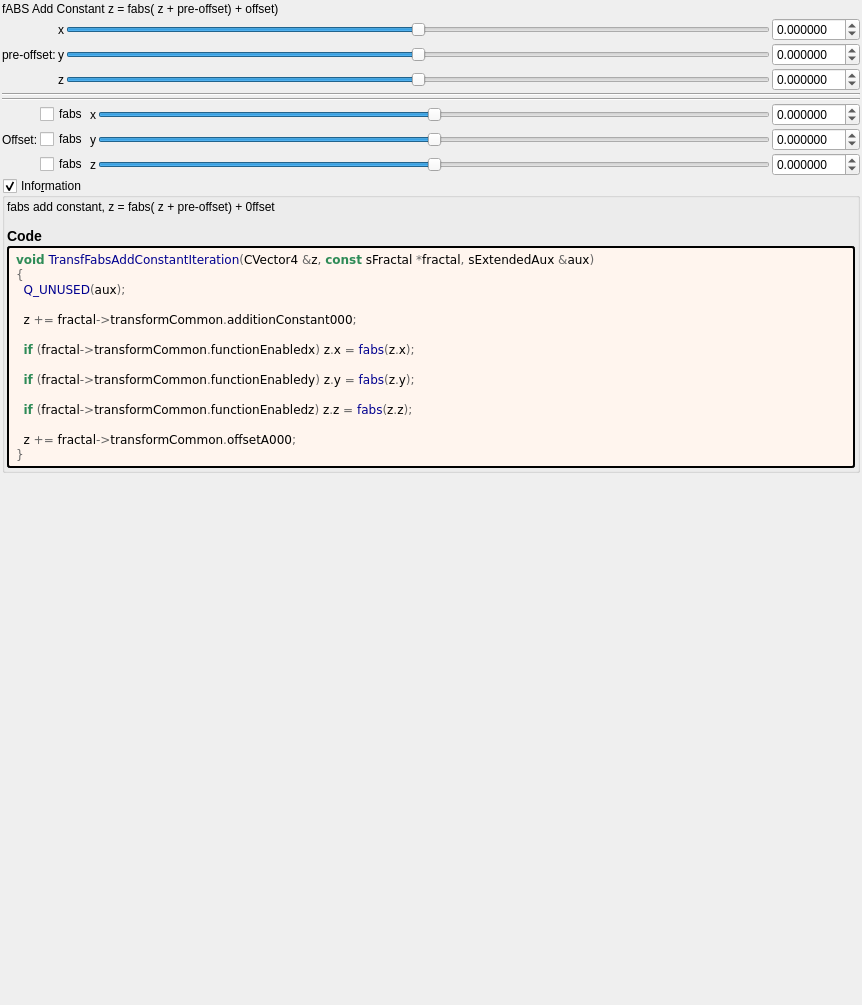
<?xml version="1.0" encoding="UTF-8"?>
<ui version="4.0">
 <class>transf_fabs_add_constant</class>
 <widget class="QWidget" name="Form">
  <property name="geometry">
   <rect>
    <x>0</x>
    <y>0</y>
    <width>862</width>
    <height>1005</height>
   </rect>
  </property>
  <property name="windowTitle">
   <string notr="true">transf_fabs_add_constant</string>
  </property>
  <layout class="QVBoxLayout" name="verticalLayout">
   <property name="spacing">
    <number>2</number>
   </property>
   <property name="leftMargin">
    <number>2</number>
   </property>
   <property name="topMargin">
    <number>2</number>
   </property>
   <property name="rightMargin">
    <number>2</number>
   </property>
   <property name="bottomMargin">
    <number>2</number>
   </property>
   <item>
    <widget class="QLabel" name="label_26">
     <property name="text">
      <string>fABS Add Constant z = fabs( z + pre-offset) + offset)</string>
     </property>
    </widget>
   </item>
   <item>
    <layout class="QGridLayout" name="gridLayout_4">
     <property name="spacing">
      <number>2</number>
     </property>
     <item row="1" column="0">
      <widget class="QLabel" name="label_23">
       <property name="text">
        <string>pre-offset:</string>
       </property>
      </widget>
     </item>
     <item row="0" column="4">
      <widget class="MyDoubleSpinBox" name="spinbox3_transf_addition_constant_x">
       <property name="enabled">
        <bool>true</bool>
       </property>
       <property name="sizePolicy">
        <sizepolicy hsizetype="Minimum" vsizetype="Maximum">
         <horstretch>0</horstretch>
         <verstretch>0</verstretch>
        </sizepolicy>
       </property>
       <property name="prefix">
        <string/>
       </property>
       <property name="decimals">
        <number>6</number>
       </property>
       <property name="minimum">
        <double>-99.989999999999995</double>
       </property>
       <property name="singleStep">
        <double>0.100000000000000</double>
       </property>
      </widget>
     </item>
     <item row="2" column="2">
      <widget class="QLabel" name="label_24">
       <property name="text">
        <string notr="true">z</string>
       </property>
      </widget>
     </item>
     <item row="2" column="3">
      <widget class="QSlider" name="slider3_transf_addition_constant_z">
       <property name="enabled">
        <bool>true</bool>
       </property>
       <property name="sizePolicy">
        <sizepolicy hsizetype="Expanding" vsizetype="Maximum">
         <horstretch>0</horstretch>
         <verstretch>0</verstretch>
        </sizepolicy>
       </property>
       <property name="minimum">
        <number>-5000000</number>
       </property>
       <property name="maximum">
        <number>5000000</number>
       </property>
       <property name="orientation">
        <enum>Qt::Horizontal</enum>
       </property>
      </widget>
     </item>
     <item row="0" column="3">
      <widget class="QSlider" name="slider3_transf_addition_constant_x">
       <property name="enabled">
        <bool>true</bool>
       </property>
       <property name="sizePolicy">
        <sizepolicy hsizetype="Expanding" vsizetype="Maximum">
         <horstretch>0</horstretch>
         <verstretch>0</verstretch>
        </sizepolicy>
       </property>
       <property name="minimum">
        <number>-5000000</number>
       </property>
       <property name="maximum">
        <number>5000000</number>
       </property>
       <property name="value">
        <number>0</number>
       </property>
       <property name="sliderPosition">
        <number>0</number>
       </property>
       <property name="orientation">
        <enum>Qt::Horizontal</enum>
       </property>
      </widget>
     </item>
     <item row="2" column="4">
      <widget class="MyDoubleSpinBox" name="spinbox3_transf_addition_constant_z">
       <property name="enabled">
        <bool>true</bool>
       </property>
       <property name="sizePolicy">
        <sizepolicy hsizetype="Minimum" vsizetype="Maximum">
         <horstretch>0</horstretch>
         <verstretch>0</verstretch>
        </sizepolicy>
       </property>
       <property name="decimals">
        <number>6</number>
       </property>
       <property name="minimum">
        <double>-99.989999999999995</double>
       </property>
       <property name="maximum">
        <double>99.989999999999995</double>
       </property>
       <property name="singleStep">
        <double>0.100000000000000</double>
       </property>
      </widget>
     </item>
     <item row="1" column="3">
      <widget class="QSlider" name="slider3_transf_addition_constant_y">
       <property name="enabled">
        <bool>true</bool>
       </property>
       <property name="sizePolicy">
        <sizepolicy hsizetype="Expanding" vsizetype="Maximum">
         <horstretch>0</horstretch>
         <verstretch>0</verstretch>
        </sizepolicy>
       </property>
       <property name="minimum">
        <number>-5000000</number>
       </property>
       <property name="maximum">
        <number>5000000</number>
       </property>
       <property name="orientation">
        <enum>Qt::Horizontal</enum>
       </property>
      </widget>
     </item>
     <item row="1" column="4">
      <widget class="MyDoubleSpinBox" name="spinbox3_transf_addition_constant_y">
       <property name="enabled">
        <bool>true</bool>
       </property>
       <property name="sizePolicy">
        <sizepolicy hsizetype="Minimum" vsizetype="Maximum">
         <horstretch>0</horstretch>
         <verstretch>0</verstretch>
        </sizepolicy>
       </property>
       <property name="decimals">
        <number>6</number>
       </property>
       <property name="minimum">
        <double>-99.989999999999995</double>
       </property>
       <property name="maximum">
        <double>99.989999999999995</double>
       </property>
       <property name="singleStep">
        <double>0.100000000000000</double>
       </property>
      </widget>
     </item>
     <item row="0" column="2">
      <widget class="QLabel" name="label_22">
       <property name="text">
        <string notr="true">x</string>
       </property>
      </widget>
     </item>
     <item row="1" column="2">
      <widget class="QLabel" name="label_25">
       <property name="text">
        <string notr="true">y</string>
       </property>
      </widget>
     </item>
    </layout>
   </item>
   <item>
    <widget class="Line" name="line_6">
     <property name="orientation">
      <enum>Qt::Horizontal</enum>
     </property>
    </widget>
   </item>
   <item>
    <layout class="QGridLayout" name="gridLayout_63">
     <property name="spacing">
      <number>2</number>
     </property>
     <item row="2" column="0">
      <widget class="QLabel" name="label_259">
       <property name="text">
        <string>Offset:</string>
       </property>
      </widget>
     </item>
     <item row="3" column="3">
      <widget class="QSlider" name="slider3_transf_offsetA_000_z">
       <property name="sizePolicy">
        <sizepolicy hsizetype="Expanding" vsizetype="Maximum">
         <horstretch>0</horstretch>
         <verstretch>0</verstretch>
        </sizepolicy>
       </property>
       <property name="minimum">
        <number>-5000000</number>
       </property>
       <property name="maximum">
        <number>5000000</number>
       </property>
       <property name="singleStep">
        <number>1</number>
       </property>
       <property name="orientation">
        <enum>Qt::Horizontal</enum>
       </property>
      </widget>
     </item>
     <item row="2" column="4">
      <widget class="MyDoubleSpinBox" name="spinbox3_transf_offsetA_000_y">
       <property name="sizePolicy">
        <sizepolicy hsizetype="Minimum" vsizetype="Maximum">
         <horstretch>0</horstretch>
         <verstretch>0</verstretch>
        </sizepolicy>
       </property>
       <property name="prefix">
        <string/>
       </property>
       <property name="suffix">
        <string/>
       </property>
       <property name="decimals">
        <number>6</number>
       </property>
       <property name="minimum">
        <double>-99.989999999999995</double>
       </property>
       <property name="maximum">
        <double>99.989999999999995</double>
       </property>
       <property name="singleStep">
        <double>0.100000000000000</double>
       </property>
      </widget>
     </item>
     <item row="0" column="0" colspan="5">
      <widget class="Line" name="line_53">
       <property name="orientation">
        <enum>Qt::Horizontal</enum>
       </property>
      </widget>
     </item>
     <item row="1" column="4">
      <widget class="MyDoubleSpinBox" name="spinbox3_transf_offsetA_000_x">
       <property name="sizePolicy">
        <sizepolicy hsizetype="Minimum" vsizetype="Maximum">
         <horstretch>0</horstretch>
         <verstretch>0</verstretch>
        </sizepolicy>
       </property>
       <property name="prefix">
        <string/>
       </property>
       <property name="suffix">
        <string/>
       </property>
       <property name="decimals">
        <number>6</number>
       </property>
       <property name="minimum">
        <double>-99.989999999999995</double>
       </property>
       <property name="maximum">
        <double>99.989999999999995</double>
       </property>
       <property name="singleStep">
        <double>0.100000000000000</double>
       </property>
      </widget>
     </item>
     <item row="1" column="2">
      <widget class="QLabel" name="label_118">
       <property name="sizePolicy">
        <sizepolicy hsizetype="Preferred" vsizetype="Preferred">
         <horstretch>0</horstretch>
         <verstretch>0</verstretch>
        </sizepolicy>
       </property>
       <property name="text">
        <string notr="true">x</string>
       </property>
       <property name="alignment">
        <set>Qt::AlignRight|Qt::AlignTrailing|Qt::AlignVCenter</set>
       </property>
      </widget>
     </item>
     <item row="3" column="2">
      <widget class="QLabel" name="label_125">
       <property name="sizePolicy">
        <sizepolicy hsizetype="Preferred" vsizetype="Preferred">
         <horstretch>0</horstretch>
         <verstretch>0</verstretch>
        </sizepolicy>
       </property>
       <property name="text">
        <string notr="true">z</string>
       </property>
       <property name="alignment">
        <set>Qt::AlignRight|Qt::AlignTrailing|Qt::AlignVCenter</set>
       </property>
      </widget>
     </item>
     <item row="1" column="3">
      <widget class="QSlider" name="slider3_transf_offsetA_000_x">
       <property name="sizePolicy">
        <sizepolicy hsizetype="Preferred" vsizetype="Preferred">
         <horstretch>0</horstretch>
         <verstretch>0</verstretch>
        </sizepolicy>
       </property>
       <property name="minimum">
        <number>-5000000</number>
       </property>
       <property name="maximum">
        <number>5000000</number>
       </property>
       <property name="singleStep">
        <number>1</number>
       </property>
       <property name="orientation">
        <enum>Qt::Horizontal</enum>
       </property>
      </widget>
     </item>
     <item row="2" column="3">
      <widget class="QSlider" name="slider3_transf_offsetA_000_y">
       <property name="sizePolicy">
        <sizepolicy hsizetype="Expanding" vsizetype="Maximum">
         <horstretch>0</horstretch>
         <verstretch>0</verstretch>
        </sizepolicy>
       </property>
       <property name="minimum">
        <number>-5000000</number>
       </property>
       <property name="maximum">
        <number>5000000</number>
       </property>
       <property name="singleStep">
        <number>1</number>
       </property>
       <property name="orientation">
        <enum>Qt::Horizontal</enum>
       </property>
      </widget>
     </item>
     <item row="3" column="4">
      <widget class="MyDoubleSpinBox" name="spinbox3_transf_offsetA_000_z">
       <property name="sizePolicy">
        <sizepolicy hsizetype="Minimum" vsizetype="Maximum">
         <horstretch>0</horstretch>
         <verstretch>0</verstretch>
        </sizepolicy>
       </property>
       <property name="prefix">
        <string/>
       </property>
       <property name="suffix">
        <string/>
       </property>
       <property name="decimals">
        <number>6</number>
       </property>
       <property name="minimum">
        <double>-99.989999999999995</double>
       </property>
       <property name="maximum">
        <double>99.989999999999995</double>
       </property>
       <property name="singleStep">
        <double>0.100000000000000</double>
       </property>
      </widget>
     </item>
     <item row="2" column="2">
      <widget class="QLabel" name="label_119">
       <property name="sizePolicy">
        <sizepolicy hsizetype="Preferred" vsizetype="Preferred">
         <horstretch>0</horstretch>
         <verstretch>0</verstretch>
        </sizepolicy>
       </property>
       <property name="text">
        <string notr="true">y</string>
       </property>
       <property name="alignment">
        <set>Qt::AlignRight|Qt::AlignTrailing|Qt::AlignVCenter</set>
       </property>
      </widget>
     </item>
     <item row="1" column="1">
      <widget class="QCheckBox" name="checkBox_transf_function_enabledx">
       <property name="text">
        <string notr="true">fabs</string>
       </property>
      </widget>
     </item>
     <item row="2" column="1">
      <widget class="QCheckBox" name="checkBox_transf_function_enabledy">
       <property name="text">
        <string notr="true">fabs</string>
       </property>
      </widget>
     </item>
     <item row="3" column="1">
      <widget class="QCheckBox" name="checkBox_transf_function_enabledz">
       <property name="text">
        <string notr="true">fabs</string>
       </property>
      </widget>
     </item>
    </layout>
   </item>
   <item>
    <widget class="MyGroupBox" name="groupCheck_info">
     <property name="title">
      <string>Info&amp;rmation</string>
     </property>
     <property name="flat">
      <bool>false</bool>
     </property>
     <property name="checkable">
      <bool>true</bool>
     </property>
     <layout class="QVBoxLayout" name="verticalLayout_2">
      <property name="spacing">
       <number>2</number>
      </property>
      <property name="leftMargin">
       <number>2</number>
      </property>
      <property name="topMargin">
       <number>2</number>
      </property>
      <property name="rightMargin">
       <number>2</number>
      </property>
      <property name="bottomMargin">
       <number>2</number>
      </property>
      <item>
       <widget class="QLabel" name="label_information_general">
        <property name="text">
         <string notr="true">&lt;p&gt;fabs add  constant,  z = fabs( z + pre-offset) + 0ffset&lt;/p&gt;&lt;table&gt;
&lt;/table&gt;
&lt;h3&gt;Code&lt;/h3&gt;</string>
        </property>
        <property name="wordWrap">
         <bool>true</bool>
        </property>
        <property name="openExternalLinks">
         <bool>true</bool>
        </property>
        <property name="textInteractionFlags">
         <set>Qt::LinksAccessibleByMouse|Qt::TextSelectableByMouse</set>
        </property>
       </widget>
      </item>
      <item>
       <widget class="QLabel" name="label_code_content">
        <property name="styleSheet">
         <string notr="true">border-style: outset; border-width: 2px; border-radius: 3px; border-color: black; background-color: #fff5ee; padding: 4px;</string>
        </property>
        <property name="text">
         <string notr="true">&lt;body style=&quot;background-color:#fff5ee&quot;&gt;
&lt;pre style=&quot;color:#000000; background-color:#fff5ee;  font-family:'Courier New',monospace;&quot;&gt;&lt;span style=&quot;color:#2e8b57; font-weight:bold&quot;&gt;void&lt;/span&gt; &lt;span style=&quot;color:#00008f&quot;&gt;TransfFabsAddConstantIteration&lt;/span&gt;&lt;span style=&quot;color:#676767&quot;&gt;(&lt;/span&gt;CVector4 &lt;span style=&quot;color:#676767&quot;&gt;&amp;amp;&lt;/span&gt;z&lt;span style=&quot;color:#676767&quot;&gt;,&lt;/span&gt; &lt;span style=&quot;color:#2e8b57; font-weight:bold&quot;&gt;const&lt;/span&gt; sFractal &lt;span style=&quot;color:#676767&quot;&gt;*&lt;/span&gt;fractal&lt;span style=&quot;color:#676767&quot;&gt;,&lt;/span&gt; sExtendedAux &lt;span style=&quot;color:#676767&quot;&gt;&amp;amp;&lt;/span&gt;aux&lt;span style=&quot;color:#676767&quot;&gt;)&lt;/span&gt;
&lt;span style=&quot;color:#676767&quot;&gt;{&lt;/span&gt;
  &lt;span style=&quot;color:#00008f&quot;&gt;Q_UNUSED&lt;/span&gt;&lt;span style=&quot;color:#676767&quot;&gt;(&lt;/span&gt;aux&lt;span style=&quot;color:#676767&quot;&gt;);&lt;/span&gt;

  z &lt;span style=&quot;color:#676767&quot;&gt;+=&lt;/span&gt; fractal&lt;span style=&quot;color:#676767&quot;&gt;-&amp;gt;&lt;/span&gt;transformCommon&lt;span style=&quot;color:#676767&quot;&gt;.&lt;/span&gt;additionConstant000&lt;span style=&quot;color:#676767&quot;&gt;;&lt;/span&gt;

  &lt;span style=&quot;color:#2e8b57; font-weight:bold&quot;&gt;if&lt;/span&gt; &lt;span style=&quot;color:#676767&quot;&gt;(&lt;/span&gt;fractal&lt;span style=&quot;color:#676767&quot;&gt;-&amp;gt;&lt;/span&gt;transformCommon&lt;span style=&quot;color:#676767&quot;&gt;.&lt;/span&gt;functionEnabledx&lt;span style=&quot;color:#676767&quot;&gt;)&lt;/span&gt; z&lt;span style=&quot;color:#676767&quot;&gt;.&lt;/span&gt;x &lt;span style=&quot;color:#676767&quot;&gt;=&lt;/span&gt; &lt;span style=&quot;color:#00008f&quot;&gt;fabs&lt;/span&gt;&lt;span style=&quot;color:#676767&quot;&gt;(&lt;/span&gt;z&lt;span style=&quot;color:#676767&quot;&gt;.&lt;/span&gt;x&lt;span style=&quot;color:#676767&quot;&gt;);&lt;/span&gt;

  &lt;span style=&quot;color:#2e8b57; font-weight:bold&quot;&gt;if&lt;/span&gt; &lt;span style=&quot;color:#676767&quot;&gt;(&lt;/span&gt;fractal&lt;span style=&quot;color:#676767&quot;&gt;-&amp;gt;&lt;/span&gt;transformCommon&lt;span style=&quot;color:#676767&quot;&gt;.&lt;/span&gt;functionEnabledy&lt;span style=&quot;color:#676767&quot;&gt;)&lt;/span&gt; z&lt;span style=&quot;color:#676767&quot;&gt;.&lt;/span&gt;y &lt;span style=&quot;color:#676767&quot;&gt;=&lt;/span&gt; &lt;span style=&quot;color:#00008f&quot;&gt;fabs&lt;/span&gt;&lt;span style=&quot;color:#676767&quot;&gt;(&lt;/span&gt;z&lt;span style=&quot;color:#676767&quot;&gt;.&lt;/span&gt;y&lt;span style=&quot;color:#676767&quot;&gt;);&lt;/span&gt;

  &lt;span style=&quot;color:#2e8b57; font-weight:bold&quot;&gt;if&lt;/span&gt; &lt;span style=&quot;color:#676767&quot;&gt;(&lt;/span&gt;fractal&lt;span style=&quot;color:#676767&quot;&gt;-&amp;gt;&lt;/span&gt;transformCommon&lt;span style=&quot;color:#676767&quot;&gt;.&lt;/span&gt;functionEnabledz&lt;span style=&quot;color:#676767&quot;&gt;)&lt;/span&gt; z&lt;span style=&quot;color:#676767&quot;&gt;.&lt;/span&gt;z &lt;span style=&quot;color:#676767&quot;&gt;=&lt;/span&gt; &lt;span style=&quot;color:#00008f&quot;&gt;fabs&lt;/span&gt;&lt;span style=&quot;color:#676767&quot;&gt;(&lt;/span&gt;z&lt;span style=&quot;color:#676767&quot;&gt;.&lt;/span&gt;z&lt;span style=&quot;color:#676767&quot;&gt;);&lt;/span&gt;

  z &lt;span style=&quot;color:#676767&quot;&gt;+=&lt;/span&gt; fractal&lt;span style=&quot;color:#676767&quot;&gt;-&amp;gt;&lt;/span&gt;transformCommon&lt;span style=&quot;color:#676767&quot;&gt;.&lt;/span&gt;offsetA000&lt;span style=&quot;color:#676767&quot;&gt;;&lt;/span&gt;
&lt;span style=&quot;color:#676767&quot;&gt;}&lt;/span&gt;
&lt;/pre&gt;
&lt;/body&gt;</string>
        </property>
        <property name="wordWrap">
         <bool>true</bool>
        </property>
        <property name="openExternalLinks">
         <bool>true</bool>
        </property>
        <property name="textInteractionFlags">
         <set>Qt::LinksAccessibleByMouse|Qt::TextSelectableByMouse</set>
        </property>
       </widget>
      </item>
     </layout>
    </widget>
   </item>
   <item>
    <spacer name="verticalSpacer">
     <property name="orientation">
      <enum>Qt::Vertical</enum>
     </property>
     <property name="sizeHint" stdset="0">
      <size>
       <width>20</width>
       <height>40</height>
      </size>
     </property>
    </spacer>
   </item>
  </layout>
 </widget>
 <customwidgets>
  <customwidget>
   <class>MyGroupBox</class>
   <extends>QGroupBox</extends>
   <header>my_group_box.h</header>
   <container>1</container>
  </customwidget>
  <customwidget>
   <class>MyDoubleSpinBox</class>
   <extends>QDoubleSpinBox</extends>
   <header>my_double_spin_box.h</header>
  </customwidget>
 </customwidgets>
 <tabstops>
  <tabstop>slider3_transf_addition_constant_x</tabstop>
  <tabstop>spinbox3_transf_addition_constant_x</tabstop>
  <tabstop>slider3_transf_addition_constant_y</tabstop>
  <tabstop>spinbox3_transf_addition_constant_y</tabstop>
  <tabstop>slider3_transf_addition_constant_z</tabstop>
  <tabstop>spinbox3_transf_addition_constant_z</tabstop>
  <tabstop>slider3_transf_offsetA_000_x</tabstop>
  <tabstop>spinbox3_transf_offsetA_000_x</tabstop>
  <tabstop>slider3_transf_offsetA_000_y</tabstop>
  <tabstop>spinbox3_transf_offsetA_000_y</tabstop>
  <tabstop>slider3_transf_offsetA_000_z</tabstop>
  <tabstop>spinbox3_transf_offsetA_000_z</tabstop>
  <tabstop>groupCheck_info</tabstop>
 </tabstops>
 <resources/>
 <connections/>
</ui>
